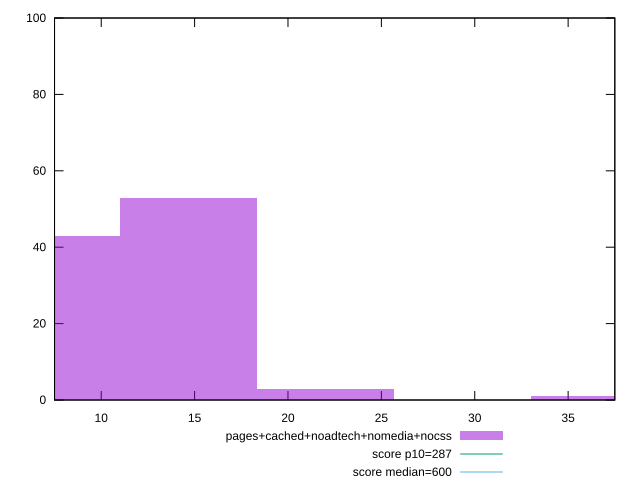

This chart was generated by the following gnuplot code:
reset

$pagesCachedNoadtechNomediaNocss <<EOF
21.998985704405545 3
14.665990469603697 53
7.332995234801849 43
36.66497617400924 1
EOF

set key outside below
set boxwidth 7.332995234801849
set xrange [7.5:37.5]
set yrange [0:100]
set trange [0:100]
set style fill transparent solid 0.5 noborder

set parametric
set terminal svg size 640, 490 enhanced background rgb 'white'
set output "report_00023_2021-02-20T12:14:57.249Z/total-blocking-time/comparison/histogram/4_vs_5.svg"

plot $pagesCachedNoadtechNomediaNocss title "pages+cached+noadtech+nomedia+nocss" with boxes, \
     287,t title "score p10=287", \
     600,t title "score median=600"

reset
